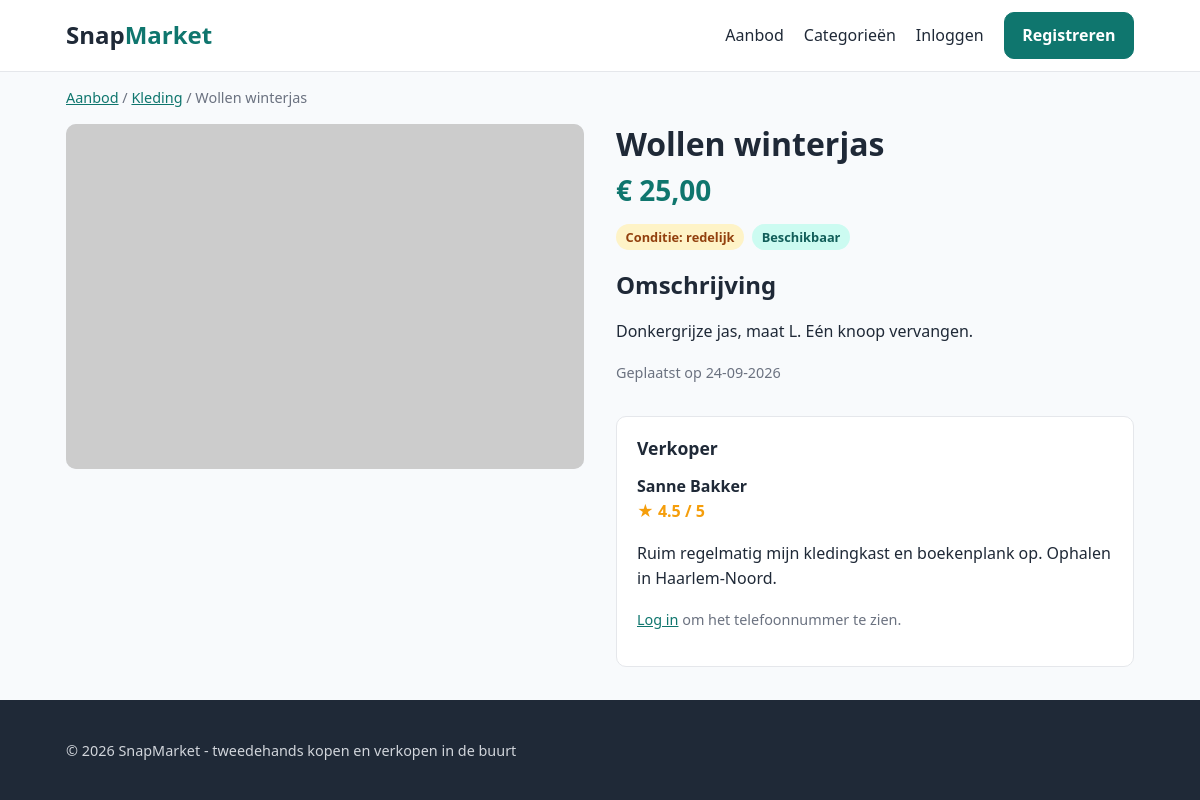
Page /item_detail.php?id=5 on the committed database.
### tables this page shows
CREATE TABLE items (
    id INT UNSIGNED NOT NULL AUTO_INCREMENT,
    titel VARCHAR(100) NOT NULL,
    omschrijving TEXT NOT NULL,
    prijs INT UNSIGNED NOT NULL,
    conditie ENUM('nieuw', 'goed', 'redelijk', 'slecht') NOT NULL,
    status ENUM('beschikbaar', 'verkocht') NOT NULL DEFAULT 'beschikbaar',
    foto_url VARCHAR(255) NULL,
    user_id INT UNSIGNED NOT NULL,
    category_id INT UNSIGNED NOT NULL,
    deleted_at DATETIME NULL,
    created_at TIMESTAMP NOT NULL DEFAULT CURRENT_TIMESTAMP,
    PRIMARY KEY (id),
    CONSTRAINT fk_items_user FOREIGN KEY (user_id) REFERENCES users (id),
    CONSTRAINT fk_items_category FOREIGN KEY (category_id) REFERENCES categories (id)
);

CREATE TABLE categories (
    id INT UNSIGNED NOT NULL AUTO_INCREMENT,
    naam VARCHAR(50) NOT NULL,
    omschrijving VARCHAR(255) NOT NULL,
    PRIMARY KEY (id),
    UNIQUE KEY uq_categories_naam (naam)
);

CREATE TABLE users (
    id INT UNSIGNED NOT NULL AUTO_INCREMENT,
    naam VARCHAR(100) NOT NULL,
    email VARCHAR(150) NOT NULL,
    wachtwoord VARCHAR(255) NOT NULL,
    rol ENUM('admin', 'user') NOT NULL DEFAULT 'user',
    created_at TIMESTAMP NOT NULL DEFAULT CURRENT_TIMESTAMP,
    PRIMARY KEY (id),
    UNIQUE KEY uq_users_email (email)
);

CREATE TABLE seller_profiles (
    id INT UNSIGNED NOT NULL AUTO_INCREMENT,
    user_id INT UNSIGNED NOT NULL,
    bio TEXT NULL,
    telefoonnummer VARCHAR(20) NOT NULL,
    beoordelingsscore DECIMAL(2,1) NULL,
    PRIMARY KEY (id),
    UNIQUE KEY uq_seller_profiles_user (user_id),
    CONSTRAINT fk_seller_profiles_user FOREIGN KEY (user_id) REFERENCES users (id) ON DELETE CASCADE
);

### www/functions.php (called while the page is built, shortened)
<?php
function formatPrijs($centen)
{
    return '€ ' . number_format($centen / 100, 2, ',', '.');
}

### www/item_detail.php (the view, shortened to what this page needs)
<?php
require 'database.php';
require 'functions.php';
$id = $_GET['id'];
$sql = "SELECT items.*,
               categories.naam AS categorie_naam,
               users.naam AS verkoper_naam,
               seller_profiles.bio,
               seller_profiles.telefoonnummer,
               seller_profiles.beoordelingsscore
        FROM items
        JOIN categories ON items.category_id = categories.id
        JOIN users ON items.user_id = users.id
        LEFT JOIN seller_profiles ON seller_profiles.user_id = users.id
        WHERE items.id = $id AND items.deleted_at IS NULL";
$stmt = $conn->query($sql);
$item = $stmt->fetch(PDO::FETCH_ASSOC);
require 'header.php';
?>
<main class="container">
    <p class="breadcrumb">
        <a href="items_index.php">Aanbod</a> /
        <a href="items_index.php?category_id=<?php echo $item['category_id']; ?>"><?php echo htmlspecialchars($item['categorie_naam']); ?></a> /
        <?php echo htmlspecialchars($item['titel']); ?>
    </p>
    <div class="detail">
        <div class="detail-image">
            <?php if (!empty($item['foto_url'])) : ?>
                <img src="<?php echo htmlspecialchars($item['foto_url']); ?>" alt="<?php echo htmlspecialchars($item['titel']); ?>">
            <?php else : ?>
                <div class="no-image">Geen foto</div>
            <?php endif; ?>
        </div>
        <div class="detail-info">
            <h1><?php echo htmlspecialchars($item['titel']); ?></h1>
            <p class="price price-large"><?php echo formatPrijs($item['prijs']); ?></p>
            <div class="badges">
                <span class="badge badge-<?php echo htmlspecialchars($item['conditie']); ?>">Conditie: <?php echo htmlspecialchars($item['conditie']); ?></span>
                <?php if ($item['status'] == 'verkocht') : ?>
                    <span class="badge badge-sold">Verkocht</span>
                <?php else : ?>
                    <span class="badge badge-available">Beschikbaar</span>
                <?php endif; ?>
            </div>
            <h2>Omschrijving</h2>
            <p class="description"><?php echo nl2br(htmlspecialchars($item['omschrijving'])); ?></p>
            <p class="muted">Geplaatst op <?php echo date('d-m-Y', strtotime($item['created_at'])); ?></p>
            <aside class="seller">
                <h2>Verkoper</h2>
                <p class="seller-name"><?php echo htmlspecialchars($item['verkoper_naam']); ?></p>
                <?php if ($item['beoordelingsscore'] !== null) : ?>
                    <p class="rating">&#9733; <?php echo htmlspecialchars($item['beoordelingsscore']); ?> / 5</p>
                <?php endif; ?>
                <?php if (!empty($item['bio'])) : ?>
                    <p><?php echo htmlspecialchars($item['bio']); ?></p>
                <?php endif; ?>
                <?php if (isset($_SESSION['user_id'])) : ?>
                    <p>Tel: <?php echo htmlspecialchars($item['telefoonnummer']); ?></p>
                <?php else : ?>
                    <p class="muted"><a href="login.php">Log in</a> om het telefoonnummer te zien.</p>
                <?php endif; ?>
            </aside>
        </div>
    </div>
</main>
<?php require 'footer.php'; ?>

### www/css/style.css (style rules this page uses)
:root { --color-primary: #0f766e; --color-primary-dark: #115e59; --color-accent: #f59e0b; --color-text: #1f2937; --color-muted: #6b7280; --color-border: #e5e7eb; --color-bg: #f8fafc; --color-white: #ffffff; --color-error: #b91c1c; --color-success: #15803d; --radius: 10px; --shadow: 0 1px 3px rgba(0, 0, 0, 0.08), 0 4px 12px rgba(0, 0, 0, 0.04); }
* { box-sizing: border-box; }
body { margin: 0; font-family: system-ui, -apple-system, "Segoe UI", Roboto, sans-serif; color: var(--color-text); background: var(--color-bg); line-height: 1.6; display: flex; flex-direction: column; min-height: 100vh; }
main { flex: 1; padding-top: 2rem; padding-bottom: 3rem; }
a { color: var(--color-primary); }
h1, h2, h3 { line-height: 1.25; }
img { max-width: 100%; display: block; }
.container { width: 100%; max-width: 1100px; margin: 0 auto; padding: 0 1rem; }
.muted { color: var(--color-muted); font-size: 0.9rem; }
.breadcrumb { font-size: 0.9rem; color: var(--color-muted); }
.price { font-weight: 700; color: var(--color-primary); }
.price-large { font-size: 1.75rem; margin: 0.25rem 0 0.75rem; }
.badges { display: flex; gap: 0.5rem; flex-wrap: wrap; }
.badge { display: inline-block; padding: 0.15rem 0.6rem; border-radius: 999px; font-size: 0.8rem; font-weight: 600; background: var(--color-border); }
.badge-redelijk { background: #fef3c7; color: #92400e; }
.badge-available { background: #ccfbf1; color: var(--color-primary-dark); }
.detail { display: grid; grid-template-columns: 1fr 1fr; gap: 2rem; align-items: start; }
.detail-image { aspect-ratio: 3 / 2; border-radius: var(--radius); overflow: hidden; background: var(--color-border); }
.detail-info h1 { margin: 0; }
.description { white-space: normal; }
.seller { margin-top: 2rem; padding: 1.25rem; background: var(--color-white); border: 1px solid var(--color-border); border-radius: var(--radius); }
.seller h2 { margin-top: 0; font-size: 1.1rem; }
.seller-name { font-weight: 700; margin: 0; }
.rating { color: var(--color-accent); font-weight: 700; margin: 0; }
.detail-image img { width: 100%; height: 100%; object-fit: cover; }

### rows in the picture
items: category.naam "Kleding", titel "Wollen winterjas", prijs "€ 25,00", conditie "redelijk", omschrijving "Donkergrijze jas, maat L. Eén knoop vervangen.", created_at "24-09-2026", user.naam "Sanne Bakker", seller_profiles.beoordelingsscore "4.5", seller_profiles.bio "Ruim regelmatig mijn kledingkast en boekenplank op. Ophalen in Haarlem-Noord."
